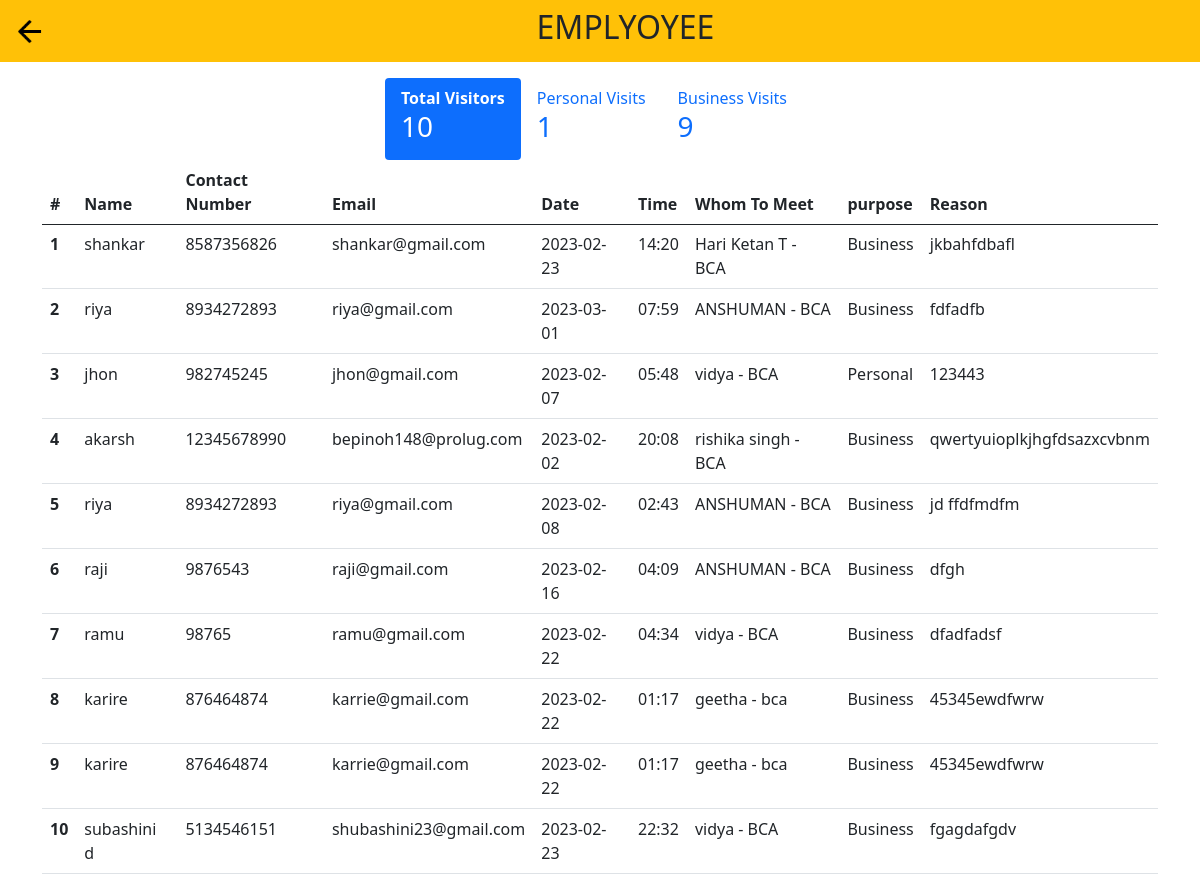
Page /others (signed in) on the earlier database version.
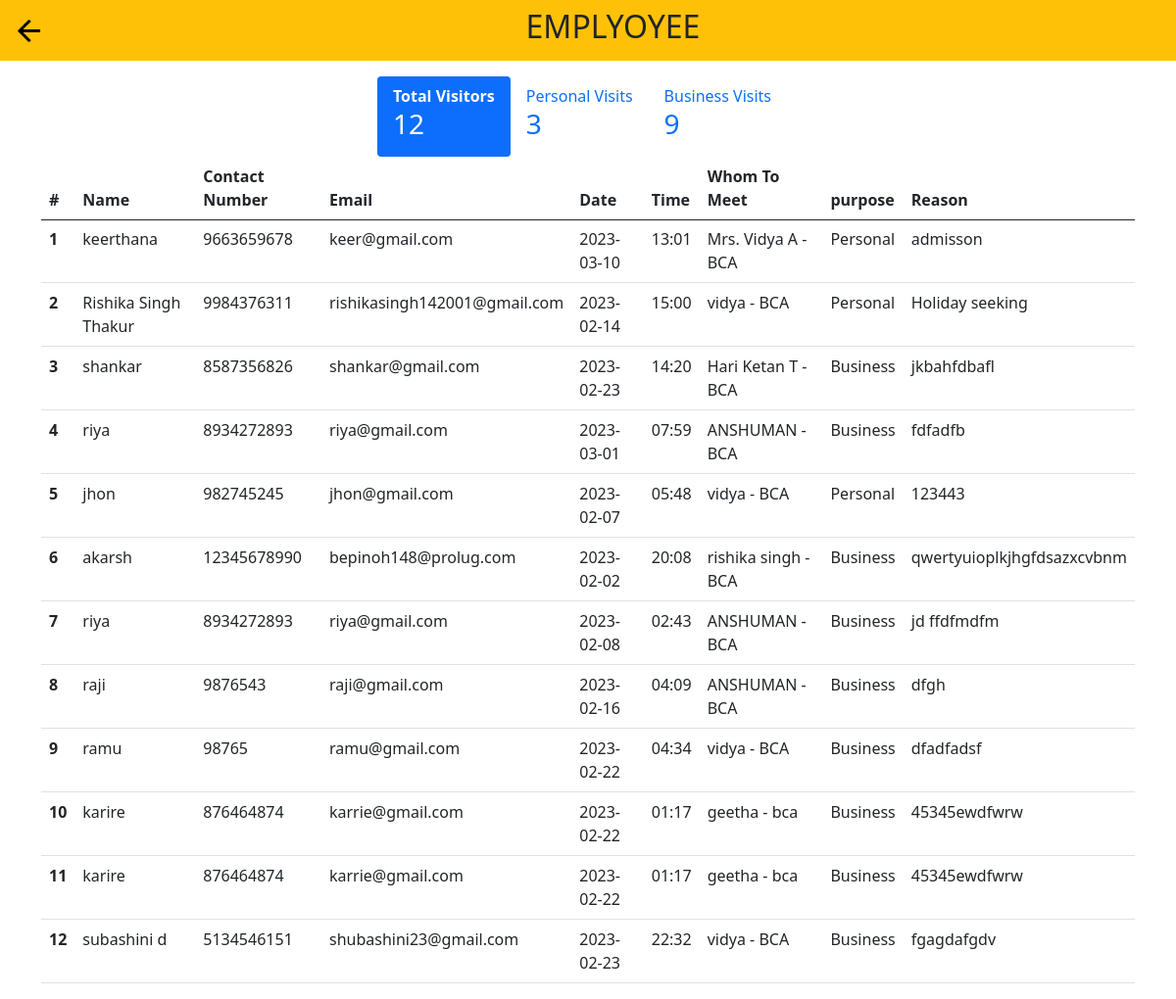
Same page on the later database version.
### tables this page shows
CREATE TABLE "register1" (
	"name"	TEXT,
	"contact_number"	INTEGER,
	"email"	TEXT,
	"date"	TEXT,
	"time"	TEXT,
	"whom_to_meet"	TEXT,
	"purpose"	TEXT,
	"reason"	TEXT,
	"photo"	TEXT,
	"status"	TEXT,
	"id"	INTEGER,
	"department"	TEXT,
	PRIMARY KEY("id" AUTOINCREMENT)
);

### app.py (the view)
@app.get("/others", response_class=HTMLResponse)
def others(request:Request):
    email = request.session.get('email')
    conn = sqlite3.connect("app.db")
    cursor = conn.cursor()
    cursor.execute("SELECT department FROM users WHERE email=?", (email,))
    department = cursor.fetchone()[0]
    cursor.execute("SELECT COUNT(*) FROM register1 WHERE whom_to_meet LIKE ? ORDER BY id DESC", ('% - ' + department,))
    total_visitors = cursor.fetchone()
    cursor.execute("SELECT COUNT(*) FROM register1 WHERE whom_to_meet LIKE ? and purpose='Personal' ORDER BY id DESC", ('% - ' + department,))
    visitors_personal = cursor.fetchone()
    cursor.execute("SELECT COUNT(*) FROM register1 WHERE whom_to_meet LIKE ? and purpose='Business' ORDER BY id DESC", ('% - ' + department,))
    visitors_business = cursor.fetchone()
    cursor.execute("SELECT * FROM register1 WHERE whom_to_meet LIKE ? ORDER BY id DESC", ('% - ' + department,))
    teacher_meeting = cursor.fetchall()
    cursor.execute("SELECT * FROM register1 WHERE whom_to_meet LIKE ? and purpose='Personal' ORDER BY id DESC", ('% - ' + department,))
    teacher_meeting_personal = cursor.fetchall()
    cursor.execute("SELECT * FROM register1 WHERE whom_to_meet LIKE ? and purpose='Business' ORDER BY id DESC", ('% - ' + department,))
    teacher_meeting_business = cursor.fetchall()
    orders = db.executeQuery("select * from register1 order by id DESC")
    return templates.TemplateResponse("others.html",{"request":request,"orders":orders, "teacher_meeting":teacher_meeting, "teacher_meeting_personal":teacher_meeting_personal, "teacher_meeting_business":teacher_meeting_business,  "total_visitors":total_visitors[0], "visitors_personal": visitors_personal[0], "visitors_business":visitors_business[0]})

### templates/others.html (shortened to what this page needs)
<!doctype html>
<html lang="en">
  <head>
    <link href="https://cdn.jsdelivr.net/npm/bootstrap@5.0.2/dist/css/bootstrap.min.css" rel="stylesheet">
  </head>
  <body>
    <nav class="navbar navbar-light bg-warning ">
      <div class="container-fluid">
         <a class="navbar-brand" href="FFdashboard">
          <img src="/static/images/baseline_arrow_back_black_24dp.png" width="35" height="35">
         </a>
         <h2 class="nav-item text-center">EMPLYOYEE</h2>
      </div>
  </nav>
  <div class="container mt-3">
    <div class="row">
    <ul class="nav nav-pills justify-content-center">
      <li class="nav-item">
       <a class="nav-link active" data-bs-toggle="tab" href="#Vtotal"><b>Total Visitors</b><br><h3>{{ total_visitors }}</h3></a>
      </li>
      <li class="nav-item">
       <a class="nav-link" data-bs-toggle="tab" href="#Vpersonal">Personal Visits<br><h3>{{ visitors_personal }}</h3></a>
      </li>
      <li class="nav-item">
        <a class="nav-link" data-bs-toggle="tab" href="#Vbusiness">Business Visits<br><h3>{{ visitors_business }}</h3></a>
      </li>
    </ul>
    </div>
  </div>
  <div class="tab-content">
    <div class="tab-pane container active" id="Vtotal">
      <div class="table-responsive">
        <table class="table">
          <thead>
            <tr>
              <th scope="col-md-5">#</th>
              <th>Name</th>
              <th class="th-lg">Contact Number</th>
              <th>Email</th>
              <th>Date</th>
              <th>Time</th>
              <th>Whom To Meet</th>
              <th>purpose</th>
              <th>Reason</th>
            </tr>
          </thead>
          <tbody>
            <tr>
              {% for meetings in teacher_meeting %}
                <tr>
                  <th scope="row">{{ loop.index }}</th>
                    <td>{{meetings[0]}}</td>
                    <td>{{meetings[1]}}</td>
                    <td>{{meetings[2]}}</td>
                    <td>{{meetings[3]}}</td>
                    <td>{{meetings[4]}}</td>
                    <td>{{meetings[5]}}</td>
                    <td>{{meetings[6]}}</td>
                    <td>{{meetings[7]}}</td>
                </tr>
                {% endfor %}
            </tr>
          </tbody>
        </table>
      </div>
    </div>
  </div>
  </body>
</html>

Differences in the rows shown:
added register1: name "keerthana", contact_number "9663659678", email "keer@gmail.com", date "2023-03-10", time "13:01", whom_to_meet "Mrs. Vidya A - BCA", purpose "Personal", reason "admisson"
added register1: name "Rishika Singh Thakur", contact_number "9984376311", email "rishikasingh142001@gmail.com", date "2023-02-14", time "15:00", whom_to_meet "vidya - BCA", purpose "Personal", reason "Holiday seeking"
Other differences:
{{ total_visitors }}: "10" → "12"
{{ visitors_personal }}: "1" → "3"
